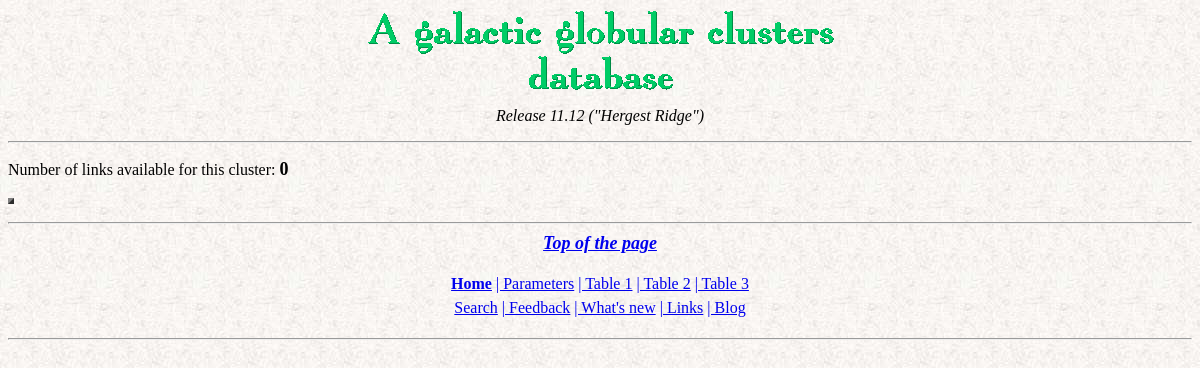
Page /linkscluster.php?ggc=NGC 6205 on the earlier database version.
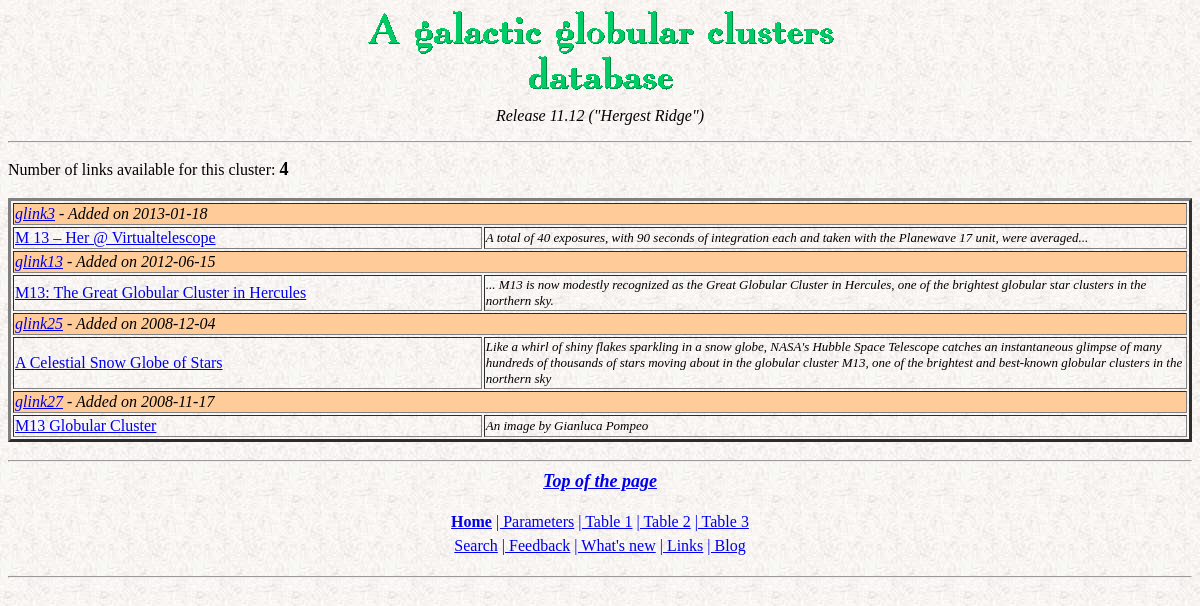
Same page on the later database version.
### tables this page shows
CREATE TABLE `linkspage` (
  `ID` varchar(20) NOT NULL DEFAULT '',
  `linkname` tinytext NOT NULL,
  `ldescr` mediumtext,
  `linkaddr` varchar(200) NOT NULL,
  `linkimage` varchar(200) DEFAULT NULL,
  `linkdate` date DEFAULT NULL,
  `num` smallint(6) NOT NULL,
  `cache` varchar(80) DEFAULT NULL,
  `numvis` int(11) NOT NULL DEFAULT '0',
  `credits` tinytext NOT NULL
);

### linkscluster.php (the view, shortened to what this page needs)
<html>
<head><title>GGCs database :: Links for cluster</title></head>
<body background="backgr2.jpg">
<?php
include 'inte2.php';
$ggc= $_GET['ggc'];
$querylink = "SELECT * FROM linkspage WHERE ID like '%$ggc%' ORDER BY linkdate DESC";
$result = mysql_query($querylink) or die("Some problems in the database. Please try again later...");
$res_1 = mysql_num_rows($result);
echo 'Number of links available for this cluster: ';
echo '<font size="+1"><b>';
echo $res_1;
echo "<p>";
print "<table border=3>\n";
while ($line = mysql_fetch_row($result)) {
        print "\t<tr bgcolor=\"#FFCC99\">\n";
        $col_value=$line[1];
        print "\t\t<td colspan=3>";
        print "<i><a href=\"singlelink.php?idart=$line[6]\">glink$line[6]</a>";
        print " - Added on $line[5]</i></td>";
        print "</tr>\n";
        print "\t\t<tr><td width=\"40%\">"."<font face=\"Comic Sans MS\">
        <a href=".$line[3].">".$col_value."</a>
        </font></td>\n";
        $col_value=$line[2];
        if  ($line[4]!="")
        {
            print "\t\t<td width=\"50%\"><font face=\"Comic Sans MS\" size='-1'><i>$col_value</i></font></td>\n";
        } else  {
            print "\t\t<td colspan=2><font face=\"Comic Sans MS\" size='-1'><i>$col_value</i></font></td>\n";
        }
        print "\t</tr>\n";
    }
	   print "</table>\n";
?>
<p>
</body>
</html>

Differences in the rows shown:
added linkspage: num "3", linkdate "2013-01-18", linkname "M 13 – Her @ Virtualtelescope", ldescr "A total of 40 exposures, with 90 seconds of integration each and taken with the Planewave 17 unit, were averaged..."
added linkspage: num "13", linkdate "2012-06-15", linkname "M13: The Great Globular Cluster in Hercules", ldescr "... M13 is now modestly recognized as the Great Globular Cluster in Hercules, one of the brightest globular star clusters in the northern sky."
added linkspage: num "25", linkdate "2008-12-04", linkname "A Celestial Snow Globe of Stars", ldescr "Like a whirl of shiny flakes sparkling in a snow globe, NASA's Hubble Space Telescope catches an instantaneous glimpse of many hundreds of thousands of stars moving about in the globular cluster M13, one of the brightest and best-known globular clusters in the northern sky"
added linkspage: num "27", linkdate "2008-11-17", linkname "M13 Globular Cluster", ldescr "An image by Gianluca Pompeo"
Other differences:
$res_1: "0" → "4"
